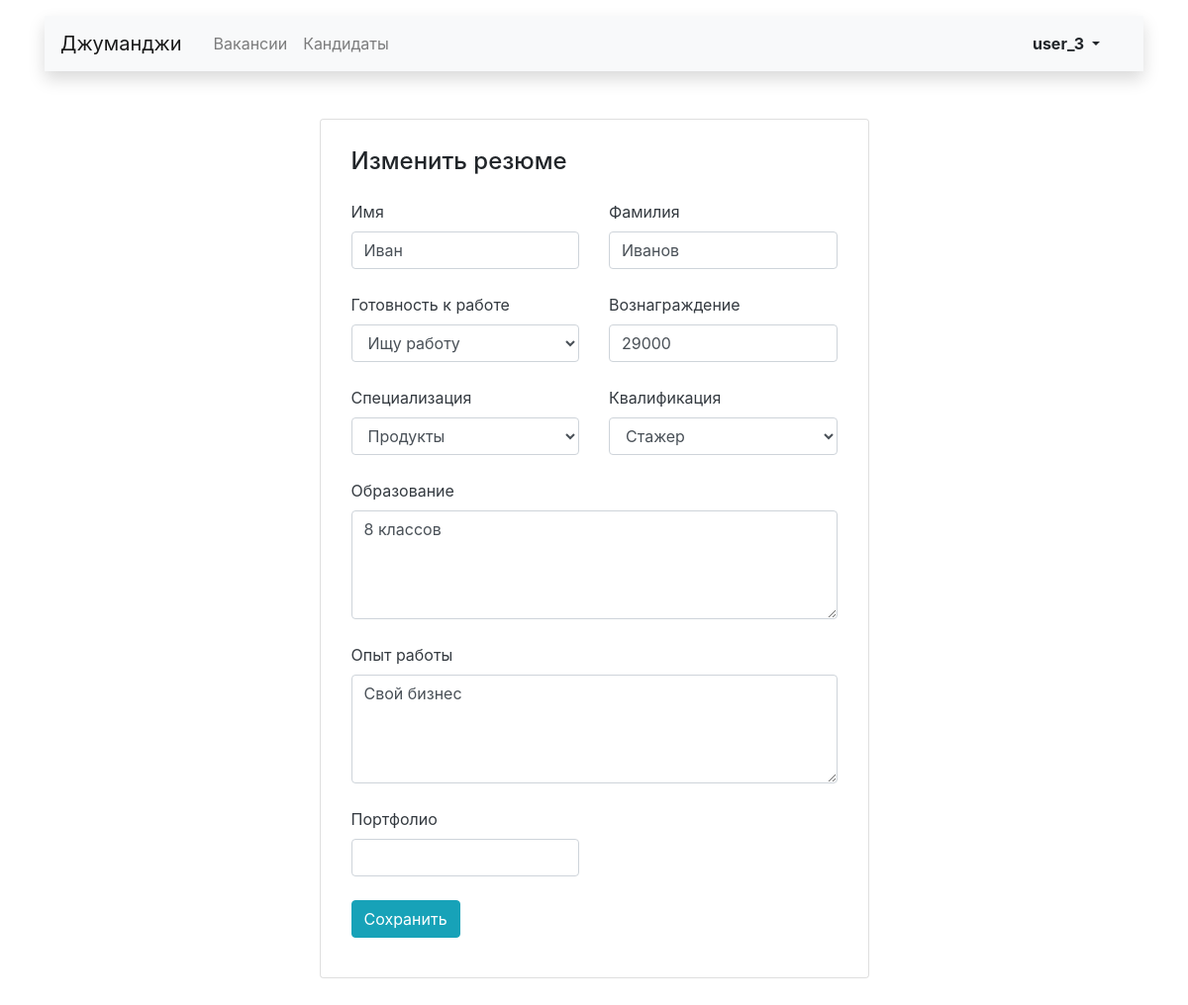
Screenshot of /myresume/ (signed in) with the database file from the repository.
### main/models.py (models this page shows, shortened)
class Resume(models.Model):
    class Status(models.TextChoices):
        MAX_ACTIVE = 'max_active', 'Ищу работу'
        ACTIVE = 'active', 'Рассматриваю предложения'
        NON_ACTIVE = 'non_active', 'Не ищу работу'
    class Grade(models.TextChoices):
        INTERN = 'intern', 'Стажер'
        JUNIOR = 'Junior', 'Джуниор'
        MIDDLE = 'middle', 'Миддл'
        SENIOR = 'senior', 'Синьор'
        LID = 'lid', 'Лид'
    user = models.OneToOneField(
        User,
        on_delete=models.CASCADE,
        related_name='my_resume',
        verbose_name='Резюме',
    )
    name = models.CharField(max_length=80, verbose_name='Имя')
    surname = models.CharField(max_length=80, verbose_name='Фамилия')
    status = models.CharField(
        max_length=26,
        choices=Status.choices,
        default=Status.MAX_ACTIVE,
        verbose_name='Готовность к работе',
    )
    salary = models.IntegerField(default=1, verbose_name='Вознаграждение')
    specialty = models.ForeignKey(
        Specialty,
        on_delete=models.CASCADE,
        to_field="code",
        related_name="resume",
        verbose_name='Специализация',
    )
    grade = models.CharField(
        max_length=20,
        choices=Grade.choices,
        default=Grade.MIDDLE,
        verbose_name='Квалификация',
    )
    education = models.TextField(
        blank=True,
        default='4 класса начальной школы.',
        verbose_name='Образование',
    )
    experience = models.TextField(
        blank=True,
        default='Яндекс...  доставка',
        verbose_name='Опыт работы',
    )
    portfolio = models.URLField(
        blank=True,
        max_length=120,
        verbose_name='Портфолио',
    )
    class Meta:
        verbose_name = 'Резюме'
        verbose_name_plural = verbose_name

### main/views.py (the view, shortened to what this page needs)
# urls.py: path('myresume/', views.MyResumeView.as_view(), name='my_resume'),
class MyResumeView(MyResumeMixin, UpdateView):
    form_class = MyResumeForm
    template_name = 'main/myresume/myresume_edit_or_update.html'
    success_url = reverse_lazy('my_resume')
    def get_object(self, queryset=None):
        return self.kwargs['one_to_one_object']
    def get_context_data(self, **kwargs):
        context = super().get_context_data(**kwargs)
        context.update(
            button='Сохранить',
            title_form='Изменить резюме',
            title='Моё резюме',
        )
        return context

### main/forms.py (shortened to what this page needs)
class MyResumeForm(forms.ModelForm):
    class Meta:
        model = Resume
        fields = (
            'name', 'surname', 'status',
            'salary', 'specialty', 'grade',
            'education', 'experience', 'portfolio',
        )
    def __init__(self, *args, **kwargs):
        super().__init__(*args, **kwargs)
        self.fields['specialty'].empty_label = 'Выбрать...'
        for field_name, field in self.fields.items():
            if field_name in ('education', 'experience'):
                field.widget.attrs = {'class': 'form-control', 'rows': 4}
            else:
                field.widget.attrs['class'] = 'form-control'

### main/models.py (called while the page is built)
    def __str__(self):
        return self.title

### main/utils.py (called while the page is built)
    def user_is_authenticated(self, user: User) -> User:
        if not user.is_authenticated and self.custom_raise_exception:
            raise PermissionDenied("403; Не авторизован")
        return user

    def user_has_object(self, user: User, attr: str) -> object | None:
        user = self.user_is_authenticated(user)
        try:
            one_to_one_object = getattr(user, attr)
        except ObjectDoesNotExist:
            return None
        except AttributeError:
            raise self.raise_error_500(attr)
        return one_to_one_object

    def dispatch(self, request, *args, **kwargs):
        return super().dispatch(
            request,
            *args,
            name_url_redirect='my_resume_start',
            text_raise='403; У вас создано резюме',
            object_attr='my_resume',
            **kwargs
        )

### main/templates/main/myresume/myresume_edit_or_update.html (shortened to what this page needs)
{% extends 'main/main_layout.html' %}
{% block custom_body %}
<main class="container mt-3 pb-5">
    <section class="col-12 col-lg-6 offset-lg-3 mt-5 card">
        <div class="card-body px-3 pb-4">
            <h1 class="h4 pt-2 pb-3">{{ title_form }}</h1>
            <form action="" class="" method="post">
                <div class="row">
                    {% for field in form %}
                        <div class="col-12 {% if field.name not in "education,experience" %}col-md-6{% endif %}">
                            <div class="form-group pb-2">
                                <div class="mb-2 text-dark">{{ field.label }}</div>
                                {{ field }}
                            </div>
                        </div>
                    {% endfor %}
                </div>
                <div class="form-group">
                    <button type="submit" class="btn btn-info">{{ button }}</button>
                </div>
            </form>
        </div>
    </section>
</main>
{% endblock %}

### main/templates/main/main_layout.html (shortened to what this page needs)
{% load static %}
<!DOCTYPE html>
<html lang="ru">
<head>
    <link rel="stylesheet" href="https://stackpath.bootstrapcdn.com/bootstrap/4.3.1/css/bootstrap.min.css"
>
    <link rel="stylesheet" href="{% static 'main/css/style.css' %}">
</head>
<body>
<header class="container mt-3">
    <nav class="navbar navbar-expand-lg navbar-light bg-light shadow">
        <a class="navbar-brand mr-4" href="{% url 'main_page' %}">Джуманджи</a>
        <div class="collapse navbar-collapse justify-content-between" id="navbarNav">
            <ul class="navbar-nav col-10">
                <li class="nav-item">
                    {% url 'vacancies_page' as vacancies %}
                    <a class="nav-link{% if request.path == vacancies %} text-success{% endif %}" href="{% url 'vacancies_page' %}">Вакансии</a>
                </li>
                <li class="nav-item">
                    {% url 'all_resume' as resume %}
                    <a class="nav-link{% if request.path == resume %} text-success{% endif %}" href="{% url 'all_resume' %}">Кандидаты</a>
                </li>
            </ul>
            <ul class="navbar-nav col-2 justify-content-end">
                {% if request.user.is_anonymous %}
                <li class="nav-item active">
                    <a href="{% url 'login' %}" class="nav-link font-weight-bold">Вход</a>
                </li>
                {% else %}
                <li class="nav-item active">
                    <div class="btn-group">
                        <button type="button" class="btn dropdown-toggle font-weight-bold" data-toggle="dropdown" aria-haspopup="true" aria-expanded="false">
                        {{ request.user }}
                        </button>
                    </div>
                </li>
                {% endif %}
            </ul>
        </div>
    </nav>
</header>
{% block custom_body %}
{% endblock %}
</body>
</html>

### rows the page displays
Resume: form "Иван" "Иванов" "Ищу работу" "29000" "Продукты" "Стажер" "8 классов" "Свой бизнес"

### other values shown
{{ request.user }} "user_3"
{{ title_form }} "Изменить резюме"
{{ field.label }} "Имя" "Фамилия" "Готовность к работе" "Вознаграждение" "Специализация" "Квалификация" "Образование" "Опыт работы" "Портфолио"
{{ button }} "Сохранить"
